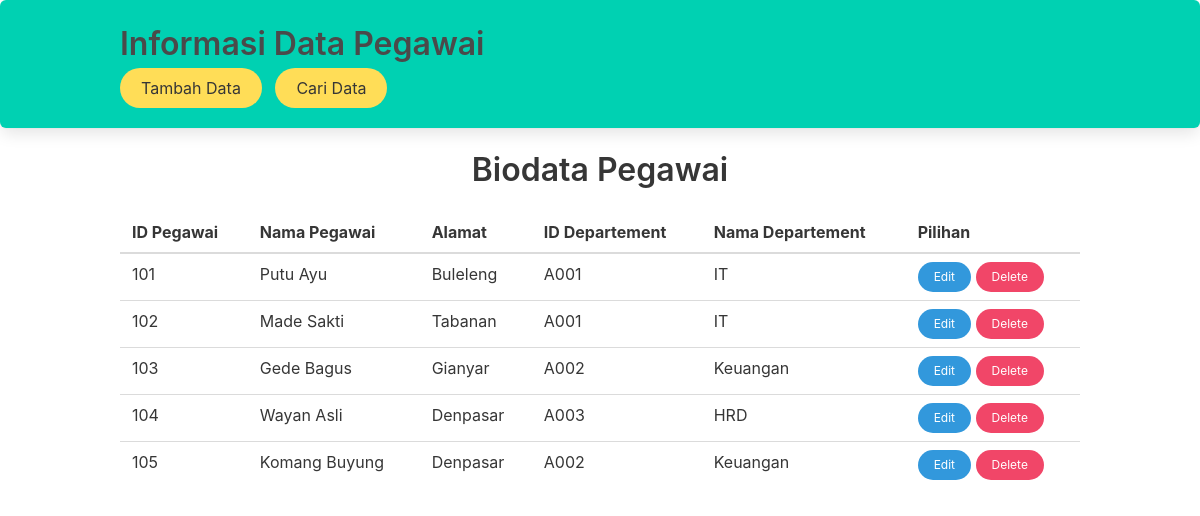
The page / on the database its author committed.
### tables this page shows
CREATE TABLE `Pegawai` (
  `ID_Peg` int(5) NOT NULL,
  `Nama_Peg` varchar(20) NOT NULL,
  `Alamat` varchar(20) NOT NULL,
  `ID_Dept` varchar(5) NOT NULL
);

CREATE TABLE `Departement` (
  `ID_Dept` varchar(5) NOT NULL,
  `Nama_Dept` varchar(20) NOT NULL
);

### index.php (the view, shortened to what this page needs)
<!DOCTYPE html>
<html lang="en">
<head>
    <link rel="stylesheet" href="bulma.css">
</head>
<body>
    <div class="box has-background-primary">
        <div class="container">
            <h1 class="is-size-3 has-text-weight-semibold">Informasi Data Pegawai</h1>
            <a class="button is-warning has-text-dark is-rounded" href="biodata_pegawai.php">Tambah Data</a>
            <a class="button is-warning has-text-dark is-rounded" href="cari_pegawai.php">Cari Data</a>
        </div>
    </div>
    <div class="container">
        <div class="title has-text-centered">Biodata Pegawai</div>
        <table class="table is-hoverable is-fullwidth">
            <thead>
                <tr>
                    <th>ID Pegawai</th>
                    <th>Nama Pegawai</th>
                    <th>Alamat</th>
                    <th>ID Departement</th>
                    <th>Nama Departement</th>
                    <th>Pilihan</th>
                </tr>
            </thead>
            <tbody>
                <?php
                    include "koneksi.php";
                    $qry = "select * from Pegawai a inner join Departement b on a.ID_Dept = b.ID_Dept";
                    $exec = mysqli_query($con, $qry);
                    while($data = mysqli_fetch_array($exec)){
                ?>
                <tr>
                    <td><?php echo $data['ID_Peg'] ?></td>
                    <td><?php echo $data['Nama_Peg'] ?></td>
                    <td><?php echo $data['Alamat'] ?></td>
                    <td><?php echo $data['ID_Dept'] ?></td>
                    <td><?php echo $data['Nama_Dept'] ?></td>
                    <td>
                        <a class="button is-info is-small is-rounded" href="edit_pegawai.php?ID_Peg=<?php echo $data['ID_Peg'] ?>">Edit</a>
                        <a class="button is-danger is-small is-rounded" href="delete_pegawai.php?ID_Peg=<?php echo $data['ID_Peg'] ?>">Delete</a>
                    </td>
                </tr>
                <?php
                    }
                ?>
            </tbody>
        </table>
    </div>
</body>
</html>

### rows shown on the page
pegawai: ID_Peg "101", Nama_Peg "Putu Ayu", Alamat "Buleleng", ID_Dept.ID_Dept "A001", ID_Dept.Nama_Dept "IT"
pegawai: ID_Peg "102", Nama_Peg "Made Sakti", Alamat "Tabanan", ID_Dept.ID_Dept "A001", ID_Dept.Nama_Dept "IT"
pegawai: ID_Peg "103", Nama_Peg "Gede Bagus", Alamat "Gianyar", ID_Dept.ID_Dept "A002", ID_Dept.Nama_Dept "Keuangan"
pegawai: ID_Peg "104", Nama_Peg "Wayan Asli", Alamat "Denpasar", ID_Dept.ID_Dept "A003", ID_Dept.Nama_Dept "HRD"
pegawai: ID_Peg "105", Nama_Peg "Komang Buyung", Alamat "Denpasar", ID_Dept.ID_Dept "A002", ID_Dept.Nama_Dept "Keuangan"
